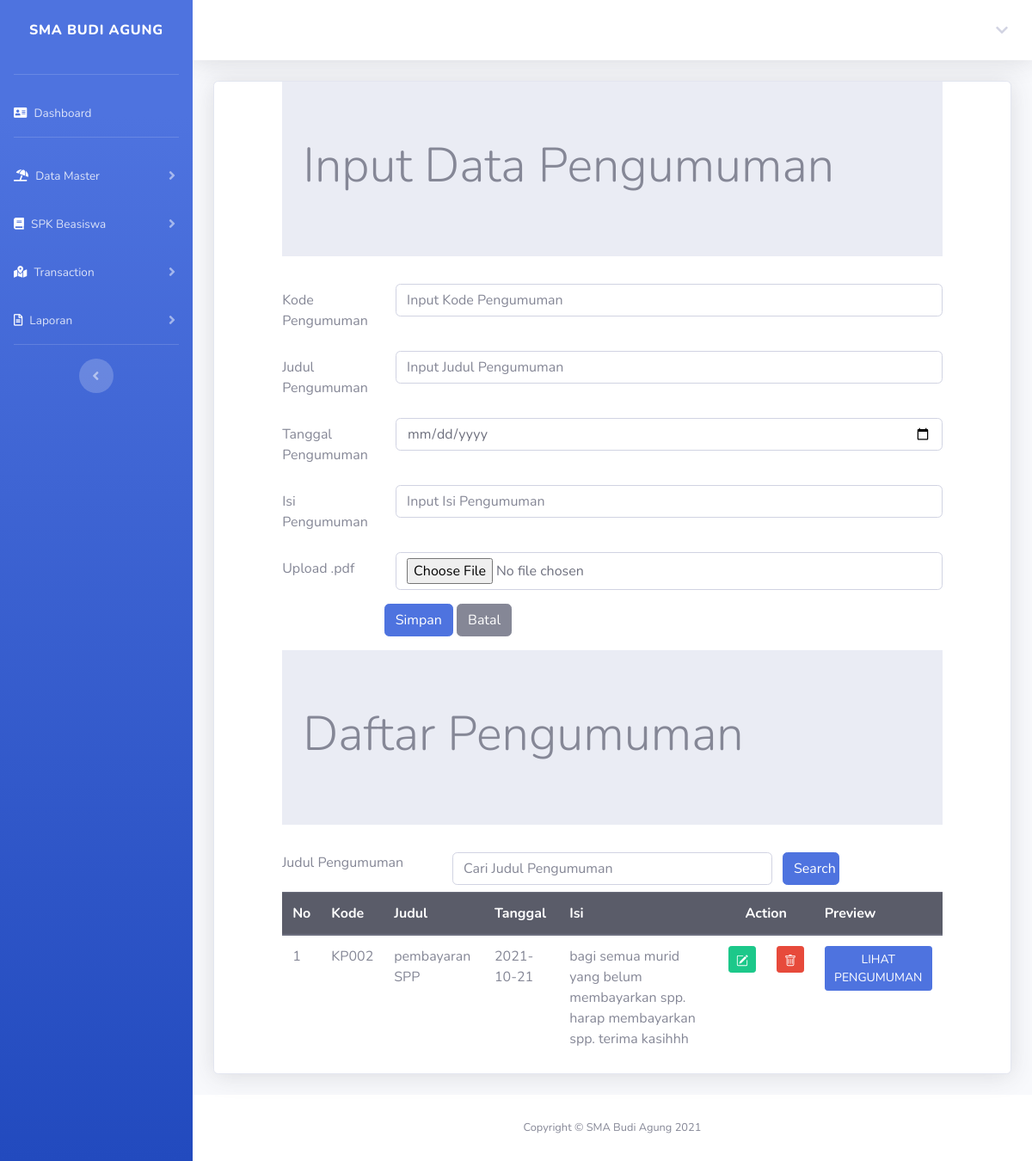
Screenshot of /pengumumaninput.php (signed in) with the database file from the repository.
### tables this page shows
CREATE TABLE `pengumuman` (
  `id` int(11) NOT NULL,
  `kode_pengumuman` varchar(100) NOT NULL,
  `judul_pengumuman` varchar(100) NOT NULL,
  `tanggal_pengumuman` date NOT NULL,
  `isi_pengumuman` varchar(500) NOT NULL,
  `filePdf` varchar(100) NOT NULL
);

### pengumumaninput.php (the view, shortened to what this page needs)
<!DOCTYPE html>
<?php
include "includes/config.php";
$dir = "upload";
?>
<html lang="en">
<head>
  <link rel="stylesheet" type="text/css" href="css/bootstrap.min.css">
</head>
<?php include "header.php"; ?>
<div class="container-fluid">
  <div class="card shadow mb-4">
    <body>
      <div class="row">
        <div class="col-sm-1">
        </div>
        <div class="col-sm-10">
          <div class="jumbotron jumbotron-fluid">
            <div class="container">
              <h1 class="display-4">Input Data Pengumuman </h1>
            </div>
          </div>
          <form method="POST" enctype="multipart/form-data">
            <div class="form-group row">
              <label for="kode_pengumuman" class="col-sm-2 col-form-label">Kode Pengumuman </label>
              <div class="col-sm-10">
                <input type="text" class="form-control" name="inputkode" id="kode_pengumuman" placeholder="Input Kode Pengumuman " maxlength="6" required="">
              </div>
            </div>
            <div class="form-group row">
              <label for="judul_pengumuman" class="col-sm-2 col-form-label">Judul Pengumuman</label>
              <div class="col-sm-10">
                <input type="text" class="form-control" name="inputjudul" id="judul_pengumuman" placeholder="Input Judul Pengumuman ">
              </div>
            </div>
            <div class="form-group row">
              <label for="tanggal_pengumuman" class="col-sm-2 col-form-label">Tanggal Pengumuman </label>
              <div class="col-sm-10">
                <input type="date" class="form-control" name="inputtanggal" id="tanggal_pengumuman" placeholder="Input Tanggal Pengumuman ">
              </div>
            </div>
            <div class="form-group row">
              <label for="isi_pengumuman" class="col-sm-2 col-form-label">Isi Pengumuman</label>
              <div class="col-sm-10">
                <input type="text" class="form-control" name="inputisi" id="isi_pengumuman" placeholder="Input Isi Pengumuman ">
              </div>
            </div>
            <div class="form-group row">
              <label for="file" class="col-sm-2 col-form-label">Upload .pdf</label>
              <div class="col-sm-10">
                <input type="file" class="form-control" name="file" id="file" style="height:auto">
              </div>
            </div>
            <div class="col-sm-10">
              <div class="form-group row">
                <div class="col-sm-2">
                </div>
                <div class="col-sm-10">
                  <input type="submit" class="btn btn-primary" value="Simpan" name="simpan">
                  <input type="button" class="btn btn-secondary" value="Batal" name="batal">
                </div>
              </div>
          </form>
        </div>
      </div>
      <div class="jumbotron jumbotron-fluid">
        <div class="container">
          <h1 class="display-4">Daftar Pengumuman</h1>
        </div>
      </div>
      <form method="POST">
        <div class="form-group row mb-2">
          <label for="search" class="col-sm-3">Judul Pengumuman</label>
          <div class="col-sm-6">
            <input type="text" name="search" class="form-control" id="search" value="<?php if (isset($_POST['search'])) {
                                                                                        echo $_POST['search'];
                                                                                      } ?>" placeholder="Cari Judul Pengumuman">
          </div>
          <input type="submit" name="kirim" class="col-sm-1 btn btn-primary" value="Search">
        </div>
      </form>
      <table class="table table success">
        <thead class="thead-dark">
          <tr>
            <th>No</th>
            <th>Kode</th>
            <th>Judul</th>
            <th>Tanggal</th>
            <th>Isi</th>
            <th colspan="2" style="text-align: center">Action</th>
            <th>Preview</th>
          </tr>
        </thead>
        <tbody>
          <?php
          if (isset($_POST["kirim"])) {
            $search = $_POST['search'];
            $query = mysqli_query($connection, "select * from pengumuman
        where judul_pengumuman like '%" . $search . "%'");
          } else {
            $query = mysqli_query($connection, "select * from pengumuman");
          }
          $nomor = 1;
          while ($row = mysqli_fetch_array($query)) { ?>
            <tr>
              <td><?php echo $nomor; ?></td>
              <td><?php echo $row['kode_pengumuman']; ?></td>
              <td><?php echo $row['judul_pengumuman']; ?></td>
              <td><?php echo $row['tanggal_pengumuman']; ?></td>
              <td><?php echo $row['isi_pengumuman']; ?></td>
              <td>
                <a href="pengumumanedit.php?ubah=<?php echo $row["kode_pengumuman"] ?>" class="btn btn-success btn-sm" title="Edit">
                </a>
              </td>
              <td>
                <a href="pengumumanhapus.php?hapus=<?php echo $row["kode_pengumuman"] ?>" class="btn btn-danger btn-sm" title="Delete">
                </a>
              </td>
              <td>
                <?php if ($row['filePdf'] != "") {
                ?>
                  <a href="<?= $dir . "/" . $row['filePdf'] ?>" target="_blank" class="btn btn-primary btn-sm" title="View">
                    LIHAT PENGUMUMAN
                  </a>
                <?php } else {
                  echo "-";
                } ?>
              </td>
            </tr>
            <?php $nomor = $nomor + 1; ?>
          <?php } ?>
        </tbody>
      </table>
  </div>
  </body>
<?php include "footer.php"; ?>
</html>

### rows the page displays
pengumuman: kode_pengumuman "KP002", judul_pengumuman "pembayaran SPP", tanggal_pengumuman "2021-10-21", isi_pengumuman "bagi semua murid yang belum membayarkan spp. harap membayarkan spp. terima kasihhh"
